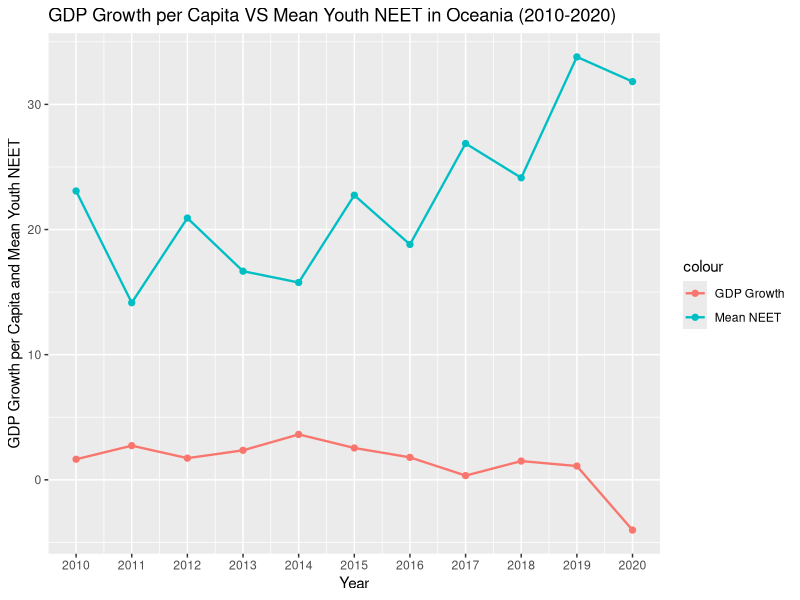

Source code (R):
library(tidyverse)
library(dplyr)
library(ggplot2)
setwd("C:/Users/User/Downloads")

GDP <- read.csv("gdp-per-capita-worldbank.csv")
NEET <- read.csv("youth-not-in-education-employment-training.csv")
Continents <- read.csv("continents-according-to-our-world-in-data.csv")

youth_NEET <- NEET %>%
  filter(Year >= 2010, Year <= 2020) %>%
  inner_join(Continents, Year, by = "Entity") %>%
  select(-Year.y, -Code.y) %>%
  filter(Continent == "Oceania")

GDP <- GDP %>%
  filter(Year >= 2009, Year <= 2020) %>%
  inner_join(Continents, Year, by = "Entity") %>%
  select(-Year.y, -Code.y) %>%
  filter(Continent == "Oceania")

GDP_Growth <- GDP %>%
  group_by(Year.x) %>%
  summarise(Total_GDP = sum(GDP.per.capita..PPP..constant.2017.international...)) %>%
  mutate(GDP_Growth = ((Total_GDP - lag(Total_GDP)) / lag(Total_GDP)) * 100)

mean_youth_NEET <- youth_NEET %>%
  group_by(Year.x) %>%
  summarise(mean_NEET = mean(Share.of.youth.not.in.education..employment.or.training..total....of.youth.population.))

GDP_Growth_NEET <- inner_join(GDP_Growth, mean_youth_NEET, by = "Year.x")

ggplot(GDP_Growth_NEET, aes(x = Year.x)) + 
  geom_point(aes(y = mean_NEET, colour = "Mean NEET"), size = 1.8)+
  geom_line(aes(y = mean_NEET, colour = "Mean NEET"), size = 0.8)+
  geom_point(aes(y = GDP_Growth, colour = "GDP Growth"), size = 1.8) + 
  geom_line(aes(y = GDP_Growth, colour = "GDP Growth"), size = 0.8) + 
  scale_x_continuous(breaks = 2010:2020) + 
  labs(title = "GDP Growth per Capita VS Mean Youth NEET in Oceania (2010-2020)", x = "Year", y = "GDP Growth per Capita and Mean Youth NEET")